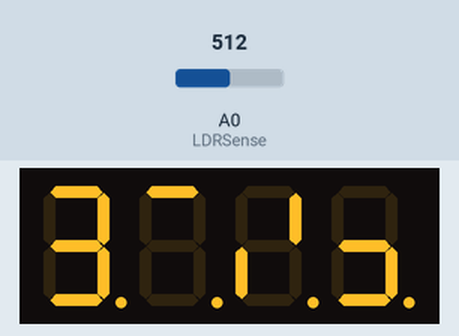
This sketch was run on a simulated Arduino Uno, built with avr-gcc and run on an emulated ATmega328P. On the bench: 4-digit seven-segment display. Wiring (inferred from the names in the program): 4-digit 7-segment display, segments lit when LOW: segments A2, A4, pin 11, A5, pin 2, pin 12, pin 10, pin 13; digit selects pin 3, pin 6, pin 5, pin 9. The inputs (shaded band) are chosen by the test bench; at power-on: A0 (LDRSense) = 512. The local clock reads 2024-03-15 10:24:30 at power-on unless the sketch sets it; the segment pins are drawn as the display they are named for.

Above: at 5.6 s.
5.7 s: A0 (LDRSense) set to 20
At 11.5 s:
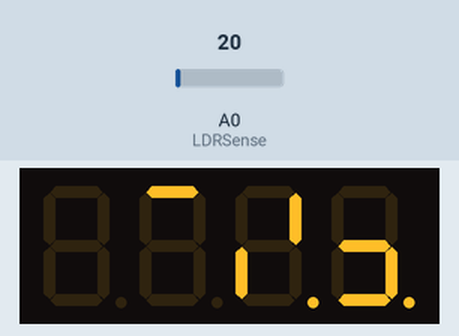
12.1 s: A0 (LDRSense) set to 16
At 16.67 s:
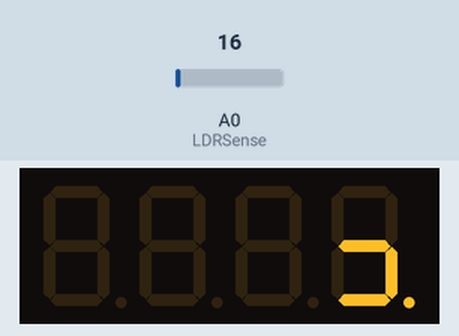
At 31.2 s:
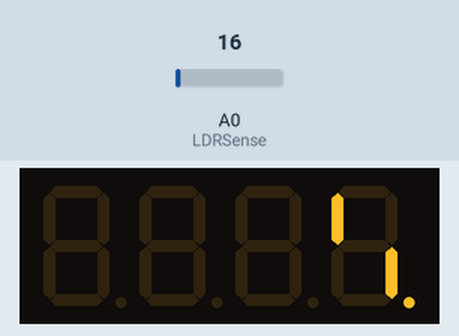

Measured:
- the behaviour switches between 18 and 17 on A0 (LDRSense) (found by bisection; images 1 and 2)
- after the input at 5.7 s, the display: first differs from a run without the input after 5.0 s (image 1 shows a later state)
- after the input at 12.1 s, the display: first differs from a run without the input after 4.4 s (image 2)
- what the display in image 3 shows lasts 0.6 s, from 30.8 s to 31.4 s

The sketch:

master.ino
```cpp
// https://github.com/HalitOmerGulec
//Digital Clock With Using Interrupt Hardware via Arduino
//Before use this code don't forget the update date on RTC module. Code dont contain the date set commands.

#include <virtuabotixRTC.h>                     //Input Lib for RTC reads. I using the DS1302.
#include <avr/interrupt.h>                      //Input Lib for use Timer and Interrupts.
#include <Wire.h>                               //Input Lib for Disable I2C because i use A4 and A5 as segment control pin (i think this is better for less lag). If your rtc use I2C you dont disable I2C.
const uint8_t CLK = 7, DAT = 8, RST = 4;        // Settings RTC Pins.
virtuabotixRTC RTC(CLK, DAT, RST);              // Create the RTC function.

#define SegmentA 10                             // Set the pins. In this project they are output and HIGH=Active .
#define SegmentB 12
#define SegmentC 2
#define SegmentD A5
#define SegmentE 11
#define SegmentF A4
#define SegmentG A2
#define SegmentDot 13
#define DigitOneLS 3
#define DigitTwoLS 6
#define DigitThreeLS 5
#define DigitFourLS 9

#define LDRSense A0                             //I use an LDR because at nights we dont want the Flashlight on wall. HIGH Value=Dedected Lights.  |5V->LDR->LDRSensePin->R10k->GND|
                                                //Set some system values.

const uint8_t digitPins[4] = {DigitOneLS, DigitTwoLS, DigitThreeLS, DigitFourLS};

const uint8_t segmentPins[8] = {
  SegmentA, SegmentB, SegmentC, SegmentD,
  SegmentE, SegmentF, SegmentG, SegmentDot
};

const boolean numbers[10][7] = {
  {1,1,1,1,1,1,0}, {0,1,1,0,0,0,0}, {1,1,0,1,1,0,1}, {1,1,1,1,0,0,1}, {0,1,1,0,0,1,1},
  {1,0,1,1,0,1,1}, {1,0,1,1,1,1,1}, {1,1,1,0,0,0,0}, {1,1,1,1,1,1,1}, {1,1,1,1,0,1,1}
};

volatile uint8_t currentDigit = 0;
volatile uint8_t brightness = 0;
volatile uint8_t brightnessMAX = 32;           //Duty range of brightness. If you can see flicker, use smaller value.
volatile uint8_t timevalue[4] = {0, 0, 0, 0};
volatile uint8_t subStep = 0;
volatile uint16_t blinkValue=19500;             //This value control the dot blinking time.
uint8_t ldrCounter = 255;
uint8_t ldrCheck = 25;                          //This value set the time of the ldr check loop.
int16_t rawLdr=0;
uint16_t ldreadMAX=550;                         //This value is Maximum readed value by ldr; DONT FORGET the test and set.

                                                //This is Interrupt based clock print function. Used ISR because this way dont effected by cpu overloads and no lag while arduino working well.
ISR(TIMER2_COMPA_vect) {
  for (uint8_t i = 0; i < 4; i++) digitalWrite(digitPins[i], 0);

  subStep++;
  if (subStep >= brightnessMAX) {
    subStep = 0;
    currentDigit++;
    if (currentDigit >= 4) currentDigit = 0;
  }

  static uint32_t blinkCounter = 0;
  static bool dotState = 0;
  blinkCounter++;
  if (blinkCounter >= blinkValue) {
    dotState = !dotState;
    blinkCounter = 0;
  }

  if (subStep < brightness) {
    for (uint8_t s = 0; s < 7; s++) {
      digitalWrite(segmentPins[s], numbers[timevalue[currentDigit]][s]);
    }

    if (currentDigit == 1 && dotState) {
      digitalWrite(SegmentDot, 1);
    } else {
      digitalWrite(SegmentDot, 0);
    }

    digitalWrite(digitPins[currentDigit], 1);
  }
  else {
    digitalWrite(SegmentDot, 0);
    for (uint8_t i = 0; i < 4; i++) digitalWrite(digitPins[i], 0);
  }
}
                                                //Set the pins.
void setup() {
  for (uint8_t i = 0; i < 8; i++) pinMode(segmentPins[i], OUTPUT);
  for (uint8_t i = 0; i < 4; i++) pinMode(digitPins[i], OUTPUT);

  Wire.end();                                   // Disable I2C for better A4,A5 pin performance.
  pinMode(LDRSense, INPUT);
  rawLdr = analogRead(LDRSense);                //Check the outside light.
  brightness = map(rawLdr, 0, ldreadMAX, 1, brightnessMAX);
  if (brightness > brightnessMAX) brightness = brightnessMAX;
  if (brightness < 1) brightness = 1;
  ldrCounter = 0;
  delay(45);
  playStartupAnimation();                       //Some luxury open animations. If you dont like you can disable.
                                                //Settings of the Interrupt hardware.
  cli();
  TCCR2A = (1 << WGM21);
  TCCR2B = (1 << CS21);
  OCR2A  = 31;
  TIMSK2 = (1 << OCIE2A);
  sei();

}
                                                //Operating System is here.
void loop() {
  RTC.updateTime();
  uint8_t h = RTC.hours;
  uint8_t m = RTC.minutes;

  uint8_t v0 = h / 10;
  uint8_t v1 = h % 10;
  uint8_t v2 = m / 10;
  uint8_t v3 = m % 10;

if (ldrCounter >= ldrCheck) {
    rawLdr = analogRead(LDRSense);
    brightness = map(rawLdr, 0, ldreadMAX, 1, brightnessMAX);
    if (brightness > brightnessMAX) brightness = brightnessMAX;
    if (brightness < 1) brightness = 1;
    ldrCounter = 0;
}
  ldrCounter++;
  cli();
  timevalue[0] = v0;
  timevalue[1] = v1;
  timevalue[2] = v2;
  timevalue[3] = v3;
  sei();
  delay(200);                                   //I dont recommend under the 200ms for refresh.
}
                                                //And functions for start animation.
const uint8_t animDigits[] = {0, 0, 1, 2, 3, 3, 3, 3, 2, 1, 0, 0};
const uint8_t animSegs[]   = {SegmentF, SegmentA, SegmentA, SegmentA, SegmentA, SegmentB, SegmentC, SegmentD, SegmentD, SegmentD, SegmentD, SegmentE};

void playStartupAnimation() {
  for (uint16_t limit = 1; limit <= 12; limit++) {
    unsigned long startTime = millis();
    while (millis() - startTime < 150) {
      for (uint16_t i = 0; i < limit; i++) {
        allDigitsOff();
        allSegmentsOff();

        digitalWrite(animSegs[i], 1);
        digitalWrite(digitPins[animDigits[i]], 1);

        delayMicroseconds(80);

        allDigitsOff();
        delayMicroseconds(420);
      }
    }
  }


  for (uint16_t f = 0; f < 3; f++) {
    unsigned long t1 = millis();
    while (millis() - t1 < 450) {
      allDigitsOff(); allSegmentsOff();
      digitalWrite(SegmentDot, 1);
      for(uint16_t d=0; d<4; d++) digitalWrite(digitPins[d], 1);
      delayMicroseconds(50);
      allDigitsOff();
      delayMicroseconds(450);
    }

    unsigned long t2 = millis();
    while (millis() - t2 < 420) {
      for (uint16_t i = 0; i < 12; i++) {
        allDigitsOff(); allSegmentsOff();
        digitalWrite(animSegs[i], 1);
        digitalWrite(digitPins[animDigits[i]], 1);
        delayMicroseconds(80);
        allDigitsOff();
        delayMicroseconds(420);
      }
    }
  }
  allDigitsOff();
  allSegmentsOff();
}

void allDigitsOff() { for (uint16_t i = 0; i < 4; i++) digitalWrite(digitPins[i], 0); }
void allSegmentsOff() { for (uint16_t i = 0; i < 8; i++) digitalWrite(segmentPins[i], 0); }
```
